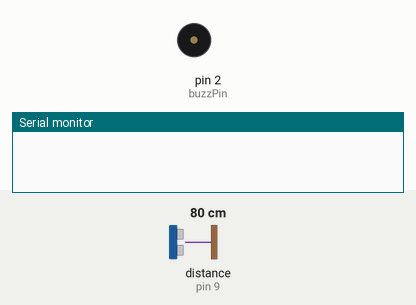
The sketch below on a simulated Arduino Uno, built with avr-gcc and run on an emulated ATmega328P. On the bench: buzzer (waves = sounding, pin HIGH), the last lines printed to the serial monitor. Wiring (inferred from the names in the program): ultrasonic range finder: trigger pin 10; echo pin 9. The inputs (shaded band) are chosen by the test bench; at power-on: distance to the obstacle (sensor on pin 9) 80 cm. The echo pulse lasts 58.3 µs per cm; pins used as bus, display or sensor lines are not drawn.

Above: at 1.2 s.
1.3 s: distance to the obstacle (sensor on pin 9) set to 57 cm
2.8 s: distance to the obstacle (sensor on pin 9) set to 49 cm
At 3.9 s:
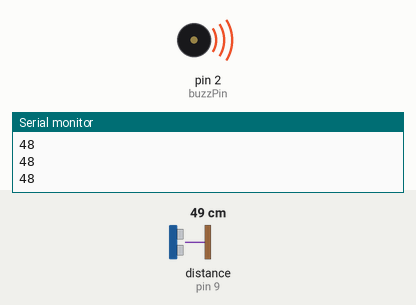
4.3 s: distance to the obstacle (sensor on pin 9) set to 60 cm
At 5.5 s:
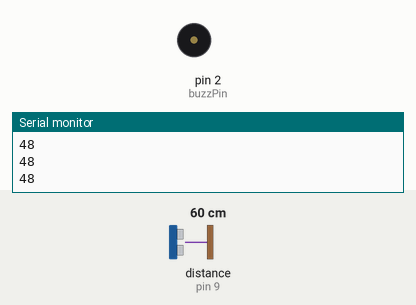
5.8 s: distance to the obstacle (sensor on pin 9) set to 2 cm
At 6.5 s:
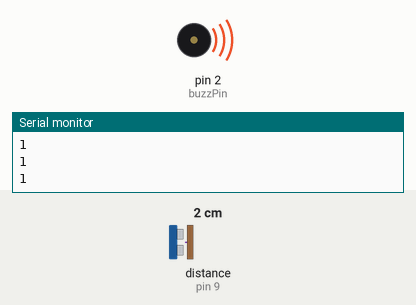
Timing chart, 0 to 8.3 s (numbered marks = the images above; inputs shaded):
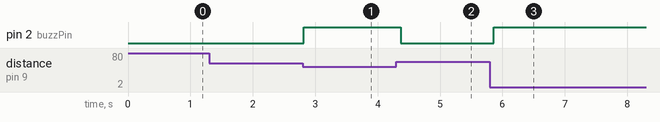

Measured:
- the behaviour switches between 52 and 51 cm on distance to the obstacle (sensor on pin 9) (found by bisection; images 0 and 1)
- after the input at 1.3 s, every drawn part: stays the same
- after the input at 2.8 s, pin 2 (buzzPin): LOW → HIGH at once
- after the input at 4.3 s, pin 2 (buzzPin): HIGH → LOW after 0.07 s
- after the input at 5.8 s, pin 2 (buzzPin): LOW → HIGH after 0.06 s

The sketch:

HandHeld.ino
```cpp
// Define pins for ultrasonic and buzzer
int const trigPin = 10;
int const echoPin = 9;
int const buzzPin = 2;
void setup()
{
  pinMode(trigPin, OUTPUT); // trig pin will have pulses output
  pinMode(echoPin, INPUT); // echo pin should be input to get pulse width
  pinMode(buzzPin, OUTPUT); // buzz pin is output to control buzzering
  Serial.begin(9600);
}
void loop()
{
  // Duration will be the input pulse width and distance will be the distance to the obstacle in centimeters
  int duration, distance;
  // Output pulse with 1ms width on trigPin
  digitalWrite(trigPin, HIGH);
  delay(1);
  digitalWrite(trigPin, LOW);
  // Measure the pulse input in echo pin
  duration = pulseIn(echoPin, HIGH);
  // Distance is half the duration devided by 29.1 (from datasheet)
  distance = (duration / 2) / 29.1;
  // if distance less than 0.5 meter and more than 0 (0 or less means over range)
  if (distance <= 50 && distance >= 0) {
    Serial.println(distance);
     // Buzz
    digitalWrite(buzzPin, HIGH);
  } else {
    digitalWrite(buzzPin, LOW);
  }
  // Waiting 60 ms won't hurt any one
  delay(60);
}
```
